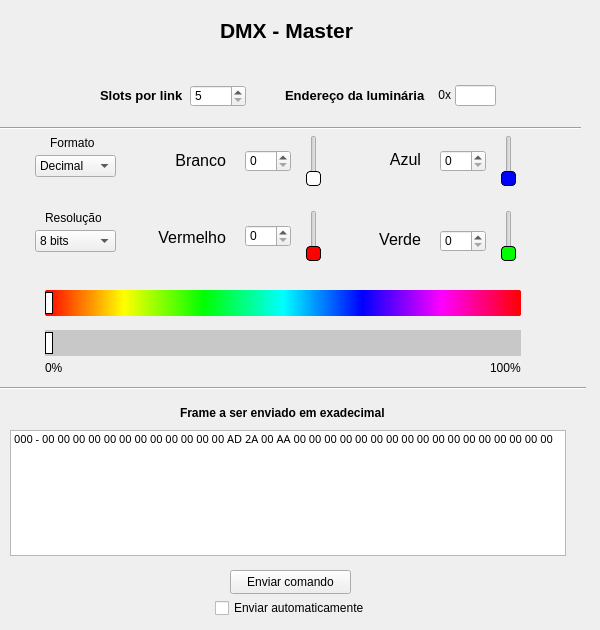
    <widget class="QWidget" name="DMX_tab">
     <property name="enabled">
      <bool>true</bool>
     </property>
     <property name="sizePolicy">
      <sizepolicy hsizetype="Preferred" vsizetype="Preferred">
       <horstretch>0</horstretch>
       <verstretch>0</verstretch>
      </sizepolicy>
     </property>
     <property name="cursor">
      <cursorShape>ArrowCursor</cursorShape>
     </property>
     <property name="layoutDirection">
      <enum>Qt::LeftToRight</enum>
     </property>
     <attribute name="title">
      <string>Modo DMX</string>
     </attribute>
     <widget class="QLabel" name="label_14">
      <property name="geometry">
       <rect>
        <x>375</x>
        <y>230</y>
        <width>46</width>
        <height>20</height>
       </rect>
      </property>
      <property name="font">
       <font>
        <pointsize>9</pointsize>
        <bold>false</bold>
       </font>
      </property>
      <property name="text">
       <string>&lt;html&gt;&lt;head/&gt;&lt;body&gt;&lt;p align=&quot;right&quot;&gt;&lt;span style=&quot; font-size:12pt;&quot;&gt;Verde&lt;/span&gt;&lt;/p&gt;&lt;/body&gt;&lt;/html&gt;</string>
      </property>
     </widget>
     <widget class="QSpinBox" name="blue_dmx_box">
      <property name="geometry">
       <rect>
        <x>440</x>
        <y>150</y>
        <width>46</width>
        <height>22</height>
       </rect>
      </property>
      <property name="maximum">
       <number>255</number>
      </property>
     </widget>
     <widget class="QPushButton" name="send_command_dmx">
      <property name="geometry">
       <rect>
        <x>230</x>
        <y>570</y>
        <width>121</width>
        <height>24</height>
       </rect>
      </property>
      <property name="text">
       <string>Enviar comando</string>
      </property>
     </widget>
     <widget class="QSpinBox" name="green_dmx_box">
      <property name="geometry">
       <rect>
        <x>440</x>
        <y>230</y>
        <width>46</width>
        <height>22</height>
       </rect>
      </property>
      <property name="maximum">
       <number>255</number>
      </property>
     </widget>
     <widget class="QSpinBox" name="red_dmx_box">
      <property name="geometry">
       <rect>
        <x>245</x>
        <y>225</y>
        <width>46</width>
        <height>22</height>
       </rect>
      </property>
      <property name="maximum">
       <number>255</number>
      </property>
     </widget>
     <widget class="QLabel" name="label_7">
      <property name="geometry">
       <rect>
        <x>385</x>
        <y>150</y>
        <width>36</width>
        <height>20</height>
       </rect>
      </property>
      <property name="font">
       <font>
        <pointsize>9</pointsize>
        <bold>false</bold>
       </font>
      </property>
      <property name="text">
       <string>&lt;html&gt;&lt;head/&gt;&lt;body&gt;&lt;p align=&quot;right&quot;&gt;&lt;span style=&quot; font-size:12pt;&quot;&gt;Azul&lt;/span&gt;&lt;/p&gt;&lt;/body&gt;&lt;/html&gt;</string>
      </property>
     </widget>
     <widget class="QLabel" name="label_16">
      <property name="geometry">
       <rect>
        <x>165</x>
        <y>145</y>
        <width>61</width>
        <height>31</height>
       </rect>
      </property>
      <property name="font">
       <font>
        <pointsize>9</pointsize>
        <bold>false</bold>
       </font>
      </property>
      <property name="text">
       <string>&lt;html&gt;&lt;head/&gt;&lt;body&gt;&lt;p align=&quot;right&quot;&gt;&lt;span style=&quot; font-size:12pt;&quot;&gt;Branco&lt;/span&gt;&lt;/p&gt;&lt;/body&gt;&lt;/html&gt;</string>
      </property>
     </widget>
     <widget class="QLineEdit" name="DMX_address">
      <property name="geometry">
       <rect>
        <x>455</x>
        <y>85</y>
        <width>41</width>
        <height>21</height>
       </rect>
      </property>
      <property name="sizePolicy">
       <sizepolicy hsizetype="Expanding" vsizetype="Fixed">
        <horstretch>0</horstretch>
        <verstretch>0</verstretch>
       </sizepolicy>
      </property>
      <property name="baseSize">
       <size>
        <width>0</width>
        <height>0</height>
       </size>
      </property>
      <property name="inputMask">
       <string/>
      </property>
      <property name="frame">
       <bool>true</bool>
      </property>
     </widget>
     <widget class="QLabel" name="label_17">
      <property name="geometry">
       <rect>
        <x>285</x>
        <y>85</y>
        <width>141</width>
        <height>20</height>
       </rect>
      </property>
      <property name="font">
       <font>
        <pointsize>10</pointsize>
        <bold>true</bold>
       </font>
      </property>
      <property name="text">
       <string>Endereço da luminária</string>
      </property>
     </widget>
     <widget class="QLabel" name="label_18">
      <property name="geometry">
       <rect>
        <x>155</x>
        <y>220</y>
        <width>71</width>
        <height>36</height>
       </rect>
      </property>
      <property name="font">
       <font>
        <pointsize>9</pointsize>
        <bold>false</bold>
       </font>
      </property>
      <property name="text">
       <string>&lt;html&gt;&lt;head/&gt;&lt;body&gt;&lt;p align=&quot;right&quot;&gt;&lt;span style=&quot; font-size:12pt;&quot;&gt;Vermelho&lt;/span&gt;&lt;/p&gt;&lt;/body&gt;&lt;/html&gt;</string>
      </property>
     </widget>
     <widget class="QSpinBox" name="white_dmx_box">
      <property name="geometry">
       <rect>
        <x>245</x>
        <y>150</y>
        <width>46</width>
        <height>22</height>
       </rect>
      </property>
      <property name="maximum">
       <number>255</number>
      </property>
     </widget>
     <widget class="QLabel" name="label_19">
      <property name="geometry">
       <rect>
        <x>220</x>
        <y>10</y>
        <width>141</width>
        <height>41</height>
       </rect>
      </property>
      <property name="font">
       <font>
        <pointsize>16</pointsize>
        <bold>true</bold>
       </font>
      </property>
      <property name="text">
       <string>DMX - Master</string>
      </property>
     </widget>
     <widget class="QSlider" name="white_dmx_slider">
      <property name="geometry">
       <rect>
        <x>305</x>
        <y>135</y>
        <width>18</width>
        <height>51</height>
       </rect>
      </property>
      <property name="cursor">
       <cursorShape>OpenHandCursor</cursorShape>
      </property>
      <property name="styleSheet">
       <string notr="true">QSlider::handle:vertical{
	height: 4px;
	background-color: rgb(255, 255, 255);
 	margin: 1px; /* expand outside the groove */
	border-radius: 4px;
	border: 1px solid black;
	width: 8px;
}
</string>
      </property>
      <property name="maximum">
       <number>255</number>
      </property>
      <property name="orientation">
       <enum>Qt::Vertical</enum>
      </property>
     </widget>
     <widget class="QSlider" name="green_dmx_slider">
      <property name="geometry">
       <rect>
        <x>500</x>
        <y>210</y>
        <width>18</width>
        <height>51</height>
       </rect>
      </property>
      <property name="cursor">
       <cursorShape>OpenHandCursor</cursorShape>
      </property>
      <property name="styleSheet">
       <string notr="true">QSlider::handle:vertical{
	height: 4px;
	background-color: rgb(0, 255, 0);
 	margin: 1px; /* expand outside the groove */
	border-radius: 4px;
	border: 1px solid black;
	width: 8px;
}
</string>
      </property>
      <property name="maximum">
       <number>255</number>
      </property>
      <property name="orientation">
       <enum>Qt::Vertical</enum>
      </property>
     </widget>
     <widget class="QSlider" name="red_dmx_slider">
      <property name="geometry">
       <rect>
        <x>305</x>
        <y>210</y>
        <width>18</width>
        <height>51</height>
       </rect>
      </property>
      <property name="cursor">
       <cursorShape>OpenHandCursor</cursorShape>
      </property>
      <property name="styleSheet">
       <string notr="true">QSlider::handle:vertical{
	height: 4px;
	background-color: rgb(255, 0, 0);
 	margin: 1px; /* expand outside the groove */
	border-radius: 4px;
	border: 1px solid black;
	width: 8px;
}



</string>
      </property>
      <property name="maximum">
       <number>255</number>
      </property>
      <property name="orientation">
       <enum>Qt::Vertical</enum>
      </property>
     </widget>
     <widget class="QSlider" name="blue_dmx_slider">
      <property name="geometry">
       <rect>
        <x>500</x>
        <y>135</y>
        <width>18</width>
        <height>51</height>
       </rect>
      </property>
      <property name="cursor">
       <cursorShape>OpenHandCursor</cursorShape>
      </property>
      <property name="styleSheet">
       <string notr="true">QSlider::handle:vertical{
	height: 4px;
	background-color: rgb(0, 0, 255);
 	margin: 1px; /* expand outside the groove */
	border-radius: 4px;
	border: 1px solid black;
	width: 8px;
}
</string>
      </property>
      <property name="maximum">
       <number>255</number>
      </property>
      <property name="orientation">
       <enum>Qt::Vertical</enum>
      </property>
     </widget>
     <widget class="QSlider" name="RGB_dmx_slider">
      <property name="geometry">
       <rect>
        <x>45</x>
        <y>290</y>
        <width>476</width>
        <height>26</height>
       </rect>
      </property>
      <property name="cursor">
       <cursorShape>OpenHandCursor</cursorShape>
      </property>
      <property name="mouseTracking">
       <bool>false</bool>
      </property>
      <property name="layoutDirection">
       <enum>Qt::LeftToRight</enum>
      </property>
      <property name="styleSheet">
       <string notr="true">QSlider::handle:horizontal
{
    background: rgb(255, 255, 255);
    width: 6px;
    height: 12px;
	margin: 2px 0px;
    border-radius: 7px;
    border: 1px solid rgb(0, 0, 0);

}
QSlider::groove:horizontal
{
	border-radius: 2px;
    background: qlineargradient(spread:pad, x1:0, y1:0, x2:1, y2:0, stop:0 rgba(255, 0, 0, 255), stop:0.166 rgba(255, 255, 0, 255), stop:0.333 rgba(0, 255, 0, 255), stop:0.5 rgba(0, 255, 255, 255), stop:0.666 rgba(0, 0, 255, 255), stop:0.833 rgba(255, 0, 255, 255), stop:1 rgba(255, 0, 0, 255));

}

</string>
      </property>
      <property name="maximum">
       <number>768</number>
      </property>
      <property name="orientation">
       <enum>Qt::Horizontal</enum>
      </property>
      <property name="tickPosition">
       <enum>QSlider::NoTicks</enum>
      </property>
      <property name="tickInterval">
       <number>10</number>
      </property>
     </widget>
     <widget class="QCheckBox" name="autoSend_dmx_command">
      <property name="geometry">
       <rect>
        <x>215</x>
        <y>595</y>
        <width>151</width>
        <height>26</height>
       </rect>
      </property>
      <property name="text">
       <string>Enviar automaticamente</string>
      </property>
     </widget>
     <widget class="Line" name="line_3">
      <property name="geometry">
       <rect>
        <x>-5</x>
        <y>380</y>
        <width>591</width>
        <height>16</height>
       </rect>
      </property>
      <property name="frameShadow">
       <enum>QFrame::Sunken</enum>
      </property>
      <property name="orientation">
       <enum>Qt::Horizontal</enum>
      </property>
     </widget>
     <widget class="Line" name="line_4">
      <property name="geometry">
       <rect>
        <x>-10</x>
        <y>120</y>
        <width>591</width>
        <height>16</height>
       </rect>
      </property>
      <property name="frameShadow">
       <enum>QFrame::Sunken</enum>
      </property>
      <property name="orientation">
       <enum>Qt::Horizontal</enum>
      </property>
     </widget>
     <widget class="QLabel" name="label_12">
      <property name="geometry">
       <rect>
        <x>435</x>
        <y>85</y>
        <width>20</width>
        <height>20</height>
       </rect>
      </property>
      <property name="text">
       <string> 0x</string>
      </property>
     </widget>
     <widget class="QLabel" name="label_15">
      <property name="geometry">
       <rect>
        <x>180</x>
        <y>405</y>
        <width>206</width>
        <height>16</height>
       </rect>
      </property>
      <property name="font">
       <font>
        <bold>true</bold>
       </font>
      </property>
      <property name="text">
       <string>Frame a ser enviado em exadecimal</string>
      </property>
     </widget>
     <widget class="QLabel" name="label_71">
      <property name="geometry">
       <rect>
        <x>100</x>
        <y>85</y>
        <width>86</width>
        <height>20</height>
       </rect>
      </property>
      <property name="font">
       <font>
        <pointsize>10</pointsize>
        <bold>true</bold>
       </font>
      </property>
      <property name="text">
       <string>Slots por link</string>
      </property>
     </widget>
     <widget class="QListWidget" name="DMX_command_label">
      <property name="geometry">
       <rect>
        <x>10</x>
        <y>430</y>
        <width>556</width>
        <height>126</height>
       </rect>
      </property>
      <property name="font">
       <font>
        <family>DIALux Report Font</family>
        <pointsize>8</pointsize>
        <italic>false</italic>
        <bold>false</bold>
       </font>
      </property>
      <item>
       <property name="text">
        <string>000 - 00 00 00 00 00 00 00 00 00 00 00 00 AD 2A 00 AA 00 00 00 00 00 00 00 00 00 00 00 00 00 00 00 00 00</string>
       </property>
      </item>
     </widget>
     <widget class="QSpinBox" name="Slots_per_link">
      <property name="geometry">
       <rect>
        <x>190</x>
        <y>85</y>
        <width>56</width>
        <height>22</height>
       </rect>
      </property>
      <property name="minimum">
       <number>5</number>
      </property>
      <property name="maximum">
       <number>513</number>
      </property>
     </widget>
     <widget class="QComboBox" name="format_values">
      <property name="geometry">
       <rect>
        <x>35</x>
        <y>155</y>
        <width>81</width>
        <height>22</height>
       </rect>
      </property>
      <item>
       <property name="text">
        <string>Decimal</string>
       </property>
      </item>
      <item>
       <property name="text">
        <string>Hexadecimal</string>
       </property>
      </item>
      <item>
       <property name="text">
        <string>Percentual</string>
       </property>
      </item>
     </widget>
     <widget class="QComboBox" name="resolution_values">
      <property name="geometry">
       <rect>
        <x>35</x>
        <y>230</y>
        <width>81</width>
        <height>22</height>
       </rect>
      </property>
      <item>
       <property name="text">
        <string>8 bits</string>
       </property>
      </item>
      <item>
       <property name="text">
        <string>16 bits</string>
       </property>
      </item>
     </widget>
     <widget class="QLabel" name="format_label">
      <property name="geometry">
       <rect>
        <x>50</x>
        <y>135</y>
        <width>49</width>
        <height>16</height>
       </rect>
      </property>
      <property name="text">
       <string>Formato</string>
      </property>
     </widget>
     <widget class="QLabel" name="resolutionLabel">
      <property name="geometry">
       <rect>
        <x>45</x>
        <y>210</y>
        <width>56</width>
        <height>16</height>
       </rect>
      </property>
      <property name="text">
       <string>Resolução</string>
      </property>
     </widget>
     <widget class="QSlider" name="brightness_slider">
      <property name="geometry">
       <rect>
        <x>45</x>
        <y>330</y>
        <width>476</width>
        <height>26</height>
       </rect>
      </property>
      <property name="cursor">
       <cursorShape>OpenHandCursor</cursorShape>
      </property>
      <property name="styleSheet">
       <string notr="true">QSlider::handle:horizontal
{
    background: rgb(255, 255, 255);
    width: 6px;
    height: 12px;
	margin: 2px 0px;
    border-radius: 7px;
    border: 1px solid rgb(0, 0, 0);
}
QSlider::groove:horizontal
{
	background: rgb(200, 200, 200)
}




</string>
      </property>
      <property name="maximum">
       <number>100</number>
      </property>
      <property name="orientation">
       <enum>Qt::Horizontal</enum>
      </property>
     </widget>
     <widget class="QLabel" name="lampIcon">
      <property name="geometry">
       <rect>
        <x>10</x>
        <y>330</y>
        <width>26</width>
        <height>26</height>
       </rect>
      </property>
      <property name="styleSheet">
       <string notr="true">image: url(:/newPrefix/images/lamp.png);</string>
      </property>
      <property name="text">
       <string/>
      </property>
     </widget>
     <widget class="QLabel" name="label_8">
      <property name="geometry">
       <rect>
        <x>45</x>
        <y>360</y>
        <width>26</width>
        <height>16</height>
       </rect>
      </property>
      <property name="text">
       <string>0%</string>
      </property>
     </widget>
     <widget class="QLabel" name="label_60">
      <property name="geometry">
       <rect>
        <x>490</x>
        <y>360</y>
        <width>31</width>
        <height>16</height>
       </rect>
      </property>
      <property name="text">
       <string>100%</string>
      </property>
     </widget>
    </widget>
